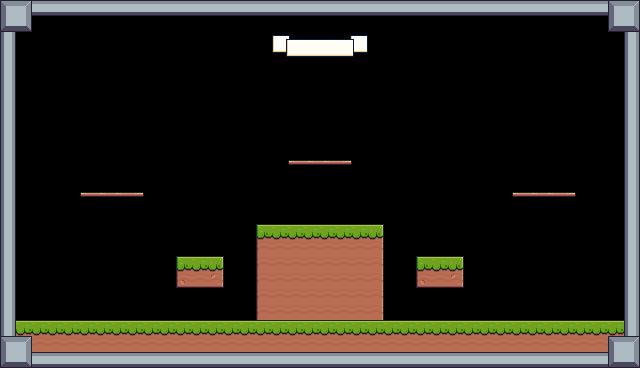

This game map was drawn from its Tiled (.tmx) file and the tilesets committed beside it. A one-line description and the full map source follow:
An orthogonal 40x23 tile map with 16x16 px tiles, 1 tile layer (tiles), 2 tilesets and 24 objects (5x fruit, 4x regularEnemy, player, bg, timer).

<map version="1.10" tiledversion="git" orientation="orthogonal" renderorder="right-down" width="40" height="23" tilewidth="16" tileheight="16" infinite="0" nextlayerid="16" nextobjectid="48">
 <tileset firstgid="1" source="../Tilesets/Terrain.tsx" />
 <tileset firstgid="243" source="../Tilesets/UI.tsx" />
 <layer id="1" name="tiles" width="40" height="23" locked="1">
  <data encoding="csv">
124,125,102,102,102,102,102,102,102,102,102,102,102,102,102,102,102,102,102,102,102,102,102,102,102,102,102,102,102,102,102,102,102,102,102,102,102,102,124,125,
146,147,0,0,0,0,0,0,0,0,0,0,0,0,0,0,0,0,0,0,0,0,0,0,0,0,0,0,0,0,0,0,0,0,0,0,0,0,146,147,
126,0,0,0,0,0,0,0,0,0,0,0,0,0,0,0,0,461,462,463,464,465,466,467,0,0,0,0,0,0,0,0,0,0,0,0,0,0,0,126,
126,0,0,0,0,0,0,0,0,0,0,0,0,0,0,0,0,509,510,511,512,513,514,515,0,0,0,0,0,0,0,0,0,0,0,0,0,0,0,126,
126,0,0,0,0,0,0,0,0,0,0,0,0,0,0,0,0,0,0,0,0,0,0,0,0,0,0,0,0,0,0,0,0,0,0,0,0,0,0,126,
126,0,0,0,0,0,0,0,0,0,0,0,0,0,0,0,0,0,0,0,0,0,0,0,0,0,0,0,0,0,0,0,0,0,0,0,0,0,0,126,
126,0,0,0,0,0,0,0,0,0,0,0,0,0,0,0,0,0,0,0,0,0,0,0,0,0,0,0,0,0,0,0,0,0,0,0,0,0,0,126,
126,0,0,0,0,0,0,0,0,0,0,0,0,0,0,0,0,0,0,0,0,0,0,0,0,0,0,0,0,0,0,0,0,0,0,0,0,0,0,126,
126,0,0,0,0,0,0,0,0,0,0,0,0,0,0,0,0,0,0,0,0,0,0,0,0,0,0,0,0,0,0,0,0,0,0,0,0,0,0,126,
126,0,0,0,0,0,0,0,0,0,0,0,0,0,0,0,0,0,0,0,0,0,0,0,0,0,0,0,0,0,0,0,0,0,0,0,0,0,0,126,
126,0,0,0,0,0,0,0,0,0,0,0,0,0,0,0,0,0,40,41,41,42,0,0,0,0,0,0,0,0,0,0,0,0,0,0,0,0,0,126,
126,0,0,0,0,0,0,0,0,0,0,0,0,0,0,0,0,0,0,0,0,0,0,0,0,0,0,0,0,0,0,0,0,0,0,0,0,0,0,126,
126,0,0,0,0,40,41,41,42,0,0,0,0,0,0,0,0,0,0,0,0,0,0,0,0,0,0,0,0,0,0,0,40,41,41,42,0,0,0,126,
126,0,0,0,0,0,0,0,0,0,0,0,0,0,0,0,0,0,0,0,0,0,0,0,0,0,0,0,0,0,0,0,0,0,0,0,0,0,0,126,
126,0,0,0,0,0,0,0,0,0,0,0,0,0,0,0,7,8,8,8,8,8,8,9,0,0,0,0,0,0,0,0,0,0,0,0,0,0,0,126,
126,0,0,0,0,0,0,0,0,0,0,0,0,0,0,0,29,30,30,30,30,30,30,31,0,0,0,0,0,0,0,0,0,0,0,0,0,0,0,126,
126,0,0,0,0,0,0,0,0,0,0,7,8,9,0,0,29,30,30,30,30,30,30,31,0,0,7,8,9,0,0,0,0,0,0,0,0,0,0,126,
126,0,0,0,0,0,0,0,0,0,0,51,52,53,0,0,29,30,30,30,30,30,30,31,0,0,51,52,53,0,0,0,0,0,0,0,0,0,0,126,
126,0,0,0,0,0,0,0,0,0,0,0,0,0,0,0,29,30,30,30,30,30,30,31,0,0,0,0,0,0,0,0,0,0,0,0,0,0,0,126,
126,0,0,0,0,0,0,0,0,0,0,0,0,0,0,0,29,30,30,30,30,30,30,31,0,0,0,0,0,0,0,0,0,0,0,0,0,0,0,126,
126,8,8,8,8,8,8,8,8,8,8,8,8,8,8,8,8,8,8,8,8,8,8,8,8,8,8,8,8,8,8,8,8,8,8,8,8,8,8,126,
124,125,30,30,30,30,30,30,30,30,30,30,30,30,30,30,30,30,30,30,30,30,30,30,30,30,30,30,30,30,30,30,30,30,30,30,30,30,124,125,
146,147,102,102,102,102,102,102,102,102,102,102,102,102,102,102,102,102,102,102,102,102,102,102,102,102,102,102,102,102,102,102,102,102,102,102,102,102,146,147
</data>
 </layer>
 <objectgroup id="2" name="solid" locked="1">
  <object id="8" x="0.666667" y="320" width="640" height="46.6082" />
  <object id="9" x="415.311" y="256" width="48.019" height="32" />
  <object id="10" x="176.958" y="256.167" width="46.7917" height="31.625" />
  <object id="13" x="256" y="224" width="128" height="96" />
  <object id="26" x="608.667" y="1.33333" width="30" height="29.3333" />
  <object id="27" x="626" y="32.6667" width="11.3333" height="286.667" />
  <object id="28" x="0.666667" y="32" width="15.3333" height="287.333" />
  <object id="29" x="1.33333" y="2" width="28.6667" height="28.6667" />
  <object id="31" x="32" y="1.33333" width="576" height="14" />
 </objectgroup>
 <objectgroup id="13" name="entity">
  <object id="34" name="player" x="304" y="190" width="32" height="32" />
  <object id="38" name="regularEnemy" x="128" y="280" width="32" height="32">
   <properties>
    <property name="left" type="int" value="40" />
    <property name="right" type="int" value="60" />
   </properties>
  </object>
  <object id="39" name="regularEnemy" x="480" y="280" width="32" height="32">
   <properties>
    <property name="direction" type="int" value="1" />
    <property name="left" type="int" value="60" />
    <property name="right" type="int" value="40" />
   </properties>
  </object>
  <object id="35" name="fruit" x="96" y="144" width="32" height="32">
   <properties>
    <property name="fruitType" value="Apple" />
   </properties>
  </object>
  <object id="36" name="fruit" x="528" y="144" width="32" height="32">
   <properties>
    <property name="fruitType" value="Apple" />
   </properties>
  </object>
  <object id="37" name="fruit" x="304" y="96" width="32" height="32">
   <properties>
    <property name="fruitType" value="Apple" />
   </properties>
  </object>
  <object id="41" name="bg" x="50" y="50">
   <properties>
    <property name="color" value="Green" />
    <property name="velocityX" type="int" value="50" />
    <property name="velocityY" type="int" value="50" />
   </properties>
  </object>
  <object id="43" name="fruit" x="185.333" y="288" width="32" height="32">
   <properties>
    <property name="fruitType" value="Apple" />
   </properties>
  </object>
  <object id="44" name="fruit" x="426.667" y="288" width="32" height="32">
   <properties>
    <property name="fruitType" value="Apple" />
   </properties>
  </object>
  <object id="45" name="regularEnemy" x="528" y="160" width="32" height="32">
   <properties>
    <property name="direction" type="int" value="1" />
    <property name="left" type="int" value="16" />
    <property name="right" type="int" value="16" />
   </properties>
  </object>
  <object id="46" name="regularEnemy" x="96" y="160" width="32" height="32">
   <properties>
    <property name="left" type="int" value="16" />
    <property name="right" type="int" value="16" />
   </properties>
  </object>
  <object id="47" name="timer" x="296" y="40" width="48" height="16">
   <properties>
    <property name="time" type="int" value="188" />
   </properties>
  </object>
 </objectgroup>
 <objectgroup id="9" name="float" locked="1">
  <object id="19" x="80.4583" y="192.583" width="62.625" height="5.09409" />
  <object id="20" x="512.667" y="192.583" width="62.6667" height="4.47031" />
  <object id="22" x="288.596" y="160.667" width="62.7374" height="4.66667" />
 </objectgroup>
</map>
